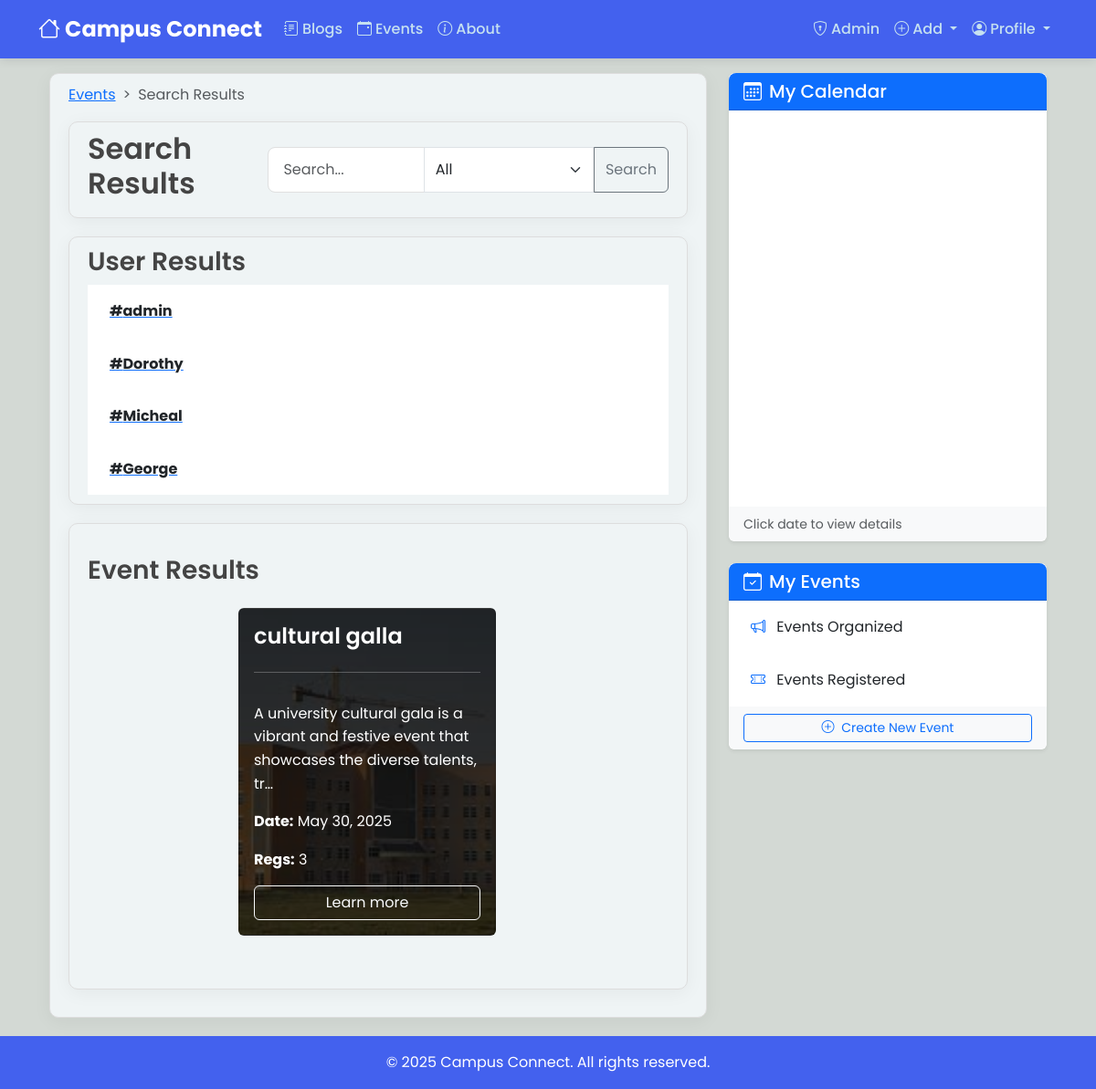
/events/search/event/ (signed in), run on the app's committed database.
### events/models.py (models this page shows, shortened)
class Event(models.Model):
    name = models.CharField(max_length=255)
    description = CKEditor5Field(null = True,blank=True, config_name='extends')
    date = models.DateField()
    organizer = models.ForeignKey(User, on_delete=models.CASCADE, related_name="organized_events")

### events/views.py (the view)
# urls.py: path('search/event/', views.event_search, name='event_search'),
@login_required
def event_search(request):
    query = request.GET.get('q', '')
    search_type = request.GET.get('type', 'all')  # Type filter for 'user' or 'event'
    users = []
    events = []
    if search_type == 'user' or search_type == 'all':
        users = User.objects.filter(Q(username__icontains=query) | Q(first_name__icontains=query))
    if search_type == 'event' or search_type == 'all':
        events = Event.objects.filter(name__icontains=query)
    return render(request, 'search/event_search_results.html', {'title': "Events" ,'users': users, 'events': events, 'query': query, 'search_type': search_type, 'cal': "events"})

### blog/templates/search/event_search_results.html (shortened to what this page needs)
{% extends "blog/base.html" %}
{% block content %}
<nav style="--bs-breadcrumb-divider: '>';" aria-label="breadcrumb">
    <ol class="breadcrumb">
        <li class="breadcrumb-item"><a href="{% url 'event-list' %}">Events</a></li>
        <li class="breadcrumb-item active" aria-current="page">Search Results</li>
    </ol>
</nav>
<article class="media content-section d-flex justify-content-between align-items-center">
    <h2 class="d-flex align-items-center">Search Results</h2>
    <form method="get" action="{% url 'event_search' %}" id="searchForm">
        <div class="input-group">
            <input type="text" name="q" class="form-control" placeholder="Search..." value="{{ query }}">
            <select name="type" class="form-select">
                <option value="all" {% if search_type == 'all' %}selected{% endif %}>All</option>
            </select>
            <button type="submit" class="btn btn-outline-secondary">Search</button>
        </div>
    </form>
</article>
{% if search_type != 'event' %}
    <div class="content-section">
        {% if users %}
            <h3>User Results</h3>
            <ul class="list-group">
                {% for user in users %}
                    <a href="{% url 'user-events' user.username %}">
                        <li class="list-group-item">
                        <strong>#{{ user.username }}</strong>
                        </li>
                    </a>
                {% endfor %}
            </ul>
        {% else %}
            <p> No user search results for "{{ query }}" </p>
        {% endif %}
    </div>
{% endif %}
{% if search_type != 'user' %}
<div class="content-section">
    {% if events %}
        <h3 class="mt-4">Event Results</h3>
        <div class="container my-4">
            <div class="row">
                {% for post in events %}
                    <div class="col-md-6 col-lg-6 mb-4 d-flex">
                        <div class="card text-white d-flex flex-column w-100" style="background: linear-gradient(rgba(0, 0, 0, 0.8), rgba(0, 0, 0, 0.7)), url('/media/event_bg.png') no-repeat center center / cover;">
                            <div class="card-body d-flex flex-column">
                                <h4 class="card-title">{{ post.name }}</h4>
                                <hr>
                                <p class="card-text">{{ post.description|truncatechars:100|safe }}</p>
                                <p class="card-text"><strong>Date:</strong> {{ post.date }}</p>
                                <p class="card-text"><strong>Regs:</strong> {{ post.participants.count }}</p>
                                <a href="{% url 'event-detail' post.id %}" class="btn btn-outline-light mt-auto">Learn more</a>
                            </div>
                        </div>
                    </div>
                {% endfor %}
            </div>
        </div>
    {% else %}
        <p>No events found for "{{ query }}"</p>
    {% endif %}
</div>
{% endif %}
{% endblock content %}

### blog/static/blog/main.css (style rules this page uses)
body { background: #fafafa; color: #333333; margin-top: 5rem; }
h1, h2, h3, h4, h5, h6 { color: #444444; }
ul { margin: 0; }
.content-section,.about_content { background: hsl(190, 23%, 95%); padding: 10px 20px; border: 1px solid #dddddd; border-radius: 10px; margin-bottom: 20px; transition: all 0.3s ease; }
body { background-color: #D3D9D4; }

### blog/templates/blog/base.html (style rules this page uses)
:root { --primary-color: #4361ee; --secondary-color: #3f37c9; --accent-color: #4cc9f0; --dark-color: #1a1a2e; --light-color: #f8f9fa; --success-color: #4ade80; --warning-color: #fbbf24; --danger-color: #f87171; }
body { font-family: 'Poppins', sans-serif; background-color: #f5f7fa; color: #333; line-height: 1.6; }
.content-section { background-color: white; border-radius: 12px; padding: 2rem; box-shadow: 0 4px 20px rgba(0, 0, 0, 0.05); margin-bottom: 2rem; }
.list-group-item { border: none; padding: 1rem 1.5rem; transition: all 0.3s ease; }
h1, h2, h3, h4, h5, h6 { color: var(--dark-color); font-weight: 600; }
.row { justify-content: center; width: 100%; }
.form-control { border-radius: 8px; padding: 0.75rem 1rem; border: 1px solid #e0e0e0; }
.list-group-item { transition: all 0.2s ease; border-left: 0; border-right: 0; }
.list-group-item:first-child { border-top: 0; }
.list-group-item:last-child { border-bottom: 0; }

### data on the page
Event: name "cultural galla", description "A university cultural gala is a vibrant and festive event that showcases the diverse talents, tr…", date "May 30, 2025", participants.count "3"

### other printed values
{{ user.username }} "admin"
{{ user.username }} "Dorothy"
{{ user.username }} "Micheal"
{{ user.username }} "George"
